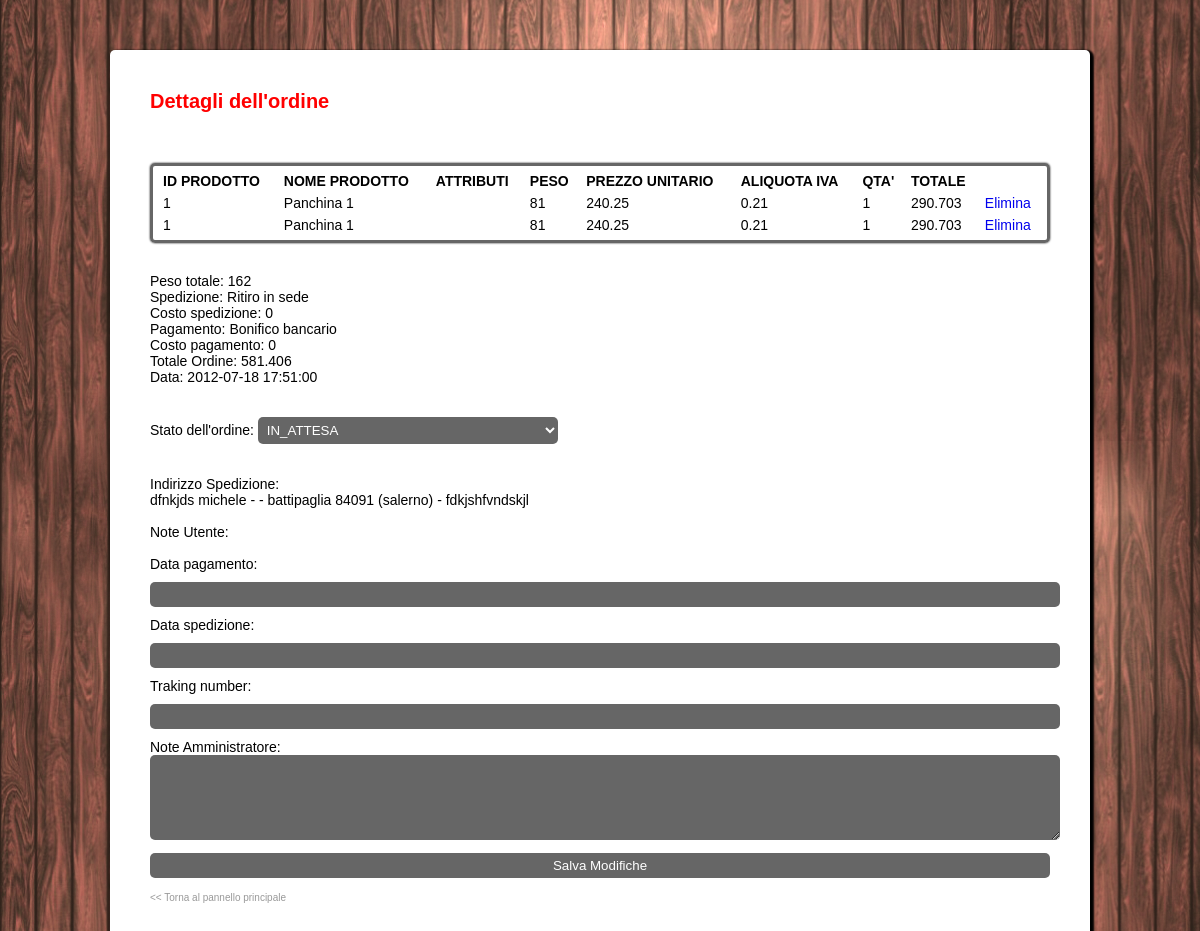
Page /administrator/edit_ordine.php?id=2 on the committed database.
### tables this page shows
CREATE TABLE IF NOT EXISTS `ordini_items` (
  `id_ordine_item` int(10) unsigned NOT NULL AUTO_INCREMENT,
  `id_ordine` int(10) unsigned NOT NULL,
  `id_prodotto` int(10) unsigned NOT NULL,
  `nome_prodotto` varchar(150) DEFAULT NULL,
  `descrizione_breve` text,
  `attributi` text,
  `prezzo_unitario` float DEFAULT NULL,
  `aliquota_iva` float DEFAULT NULL,
  `qta` float DEFAULT NULL,
  `prezzo_totale` float DEFAULT NULL,
  `peso` float DEFAULT NULL,
  `attivo` int(1) NOT NULL DEFAULT '1',
  PRIMARY KEY (`id_ordine_item`),
  KEY `fk_ordini_items_ordini1` (`id_ordine`)
);

CREATE TABLE IF NOT EXISTS `ordini` (
  `id_ordine` int(10) unsigned NOT NULL AUTO_INCREMENT,
  `id_utente` int(10) unsigned NOT NULL,
  `data` datetime NOT NULL,
  `codice_spedizione` varchar(20) NOT NULL,
  `indirizzo_spedizione` text NOT NULL,
  `costo_spedizione` float NOT NULL,
  `codice_pagamento` varchar(20) NOT NULL,
  `costo_pagamento` float NOT NULL,
  `indirizzo_ip` varchar(20) NOT NULL,
  `note` text,
  `note_admin` text,
  `data_pagamento` date DEFAULT NULL,
  `data_spedizione` date DEFAULT NULL,
  `traking_number` varchar(250) DEFAULT NULL,
  `stato_ordine` varchar(15) NOT NULL,
  PRIMARY KEY (`id_ordine`)
);

### common/dbmanager.php (called while the page is built, shortened)
<?php
class dbManager{
        private $user = 'mev';
	private $pass = 'mev';
	private $db_name = 'mev';
	private $host = 'localhost';
	private $connection = NULL;
	function __construct() {
            $this->connection = new mysqli($this->host, $this->user, $this->pass, $this->db_name);
	}
        function get_ordine( $id_ordine ){
            $toReturn = false;
            $sql = "SELECT * FROM ordini WHERE id_ordine = $id_ordine LIMIT 1";
            if( ($result = $this->connection->query($sql)) && ( $this->connection->affected_rows>0 ) ){
                $riga = mysqli_fetch_array($result);
                $toReturn=$riga;
            }
            return $toReturn;
        }
        function lista_item_ordine($id_ordine){
            $sql = "SELECT * FROM `ordini_items` WHERE id_ordine = $id_ordine ";
            $toReturn=NULL;
            $indice=0;
            if( ($risultato = $this->connection->query($sql)) && ($this->connection->affected_rows>0) ){
                while ( $riga = mysqli_fetch_assoc($risultato) ){
                    $toReturn[$indice]=$riga;
                    $indice++;
                }
            }
            return $toReturn;
        }
}
?>

### common/spedizioni.php (called while the page is built, shortened)
<?php
$spedizioni = array();
$corriere['sigla'] = 'express';
$corriere['nome'] = 'Corriere Espresso';
$spedizioni[] = $corriere;
$ritiro['sigla'] = 'ritiro';
$ritiro['nome'] = 'Ritiro in sede';
$spedizioni[] = $ritiro;
?>

### common/pagamenti.php (called while the page is built, shortened)
<?php
$pagamenti = array();
$bonifico['sigla'] = 'BB';
$bonifico['nome'] = 'Bonifico bancario';
$pagamenti[] = $bonifico;
$paypal['sigla'] = 'PP';
$paypal['nome'] = 'PayPal';
$pagamenti[] = $paypal;
$contrassegno['sigla'] = 'C';
$contrassegno['nome'] = 'Contrassegno ( € 5 )';
$pagamenti[] = $contrassegno;
?>

### administrator/edit_ordine.php (the view, shortened to what this page needs)
<?php
include_once '../common/dbmanager.php';
if(empty($managerSql)){
    $managerSql = new dbManager();
}
$ordine = $managerSql->get_ordine($_GET['id']);
?>
<!DOCTYPE html PUBLIC "-//W3C//DTD XHTML 1.1//EN" "http://www.w3.org/TR/xhtml11/DTD/xhtml11.dtd">
<html xmlns="http://www.w3.org/1999/xhtml">
<head>
<link rel="stylesheet" type="text/css" href="style.css" media="screen" />
</head>
<body>
	<div class="page">
    <h1>Dettagli dell'ordine</h1>
    <form name="ordine" method="post" action="<?php echo "{$_SERVER['PHP_SELF']}?id={$ordine['id_ordine']}" ?>">
        <table class="table2">
            <tr>
                <th>ID PRODOTTO</th>
                <th>NOME PRODOTTO</th>
                <th>ATTRIBUTI</th>
                <th>PESO</th>
                <th>PREZZO UNITARIO</th>
                <th>ALIQUOTA IVA</th>
                <th>QTA'</th>
                <th>TOTALE</th>
                <th>&nbsp;</th>
            </tr>
        <?php
        $items = $managerSql->lista_item_ordine($ordine['id_ordine']);
        $totale = 0;
        $peso_totale = 0;
        for($j=0; $j<count($items); $j++){
            $item =$items[$j];
            if($item['attivo']==1){
                $totale += $item['prezzo_totale'];
                $peso_totale += ($item['peso']*$item['qta']);
                $txt_azione = "<a href=\"edit_item_ordine.php?id={$item['id_ordine_item']}&act=1\" onclick=\"javascript: return confirm('Sei sicuro di voler eliminare l\'item?');\">Elimina</a>";
            }else{
                $txt_azione = "<a href=\"edit_item_ordine.php?id={$item['id_ordine_item']}&act=2\" onclick=\"javascript: return confirm('Sei sicuro di voler ripristinare l\'item?');\">Ripristina</a>";
            }
            $style='';
            echo "<tr $style>
                    <td>{$item['id_prodotto']}</td>
                    <td>{$item['nome_prodotto']}</td>
                    <td>{$item['attributi']}</td>
                    <td>{$item['peso']}</td>
                    <td>{$item['prezzo_unitario']}</td>
                    <td>{$item['aliquota_iva']}</td>
                    <td>{$item['qta']}</td>
                    <td>{$item['prezzo_totale']}</td>
                    <td>$txt_azione</td>
                </tr>";
        }
        ?>
        </table>
        <?php
        include '../common/spedizioni.php';
        foreach ($spedizioni as $spedizione) {
            if($spedizione['sigla'] == $ordine['codice_spedizione'])
                $txt_spedizione = $spedizione['nome'];
        }
        $totale += $ordine['costo_spedizione'];
        ?>
        <p>Peso totale: <?php echo $peso_totale; ?></p>
        <p>Spedizione: <?php echo $txt_spedizione; ?> <br/>
        Costo spedizione: <?php echo $ordine['costo_spedizione'] ?></p>
        <?php
        include '../common/pagamenti.php';
        foreach ($pagamenti as $pagamento) {
            if($pagamento['sigla'] == $ordine['codice_pagamento'])
                $txt_pagamento = $pagamento['nome'];
        }
        $totale += $ordine['costo_pagamento'];
        ?>
        <p>Pagamento: <?php echo $txt_pagamento ?><br/>
        Costo pagamento: <?php echo $ordine['costo_pagamento'] ?></p>
        <p>Totale Ordine: <?php echo $totale ?> </p>
        <p>Data: <?php echo $ordine['data'] ?> <br/>
        <br /><br />
        Stato dell'ordine: <?php
        $i_a = $p = $s = $c = '';
        ?>
        <select name="stato_ordine" id="stato_ordine">
            <option <?php echo $i_a; ?> >IN_ATTESA</option>
        </select>
        <br /><br /><br />
        Indirizzo Spedizione: <br />
		  	<p><?php echo $ordine['indirizzo_spedizione'] ?></p></p>
			<br />
        <p>Note Utente:<br/>
        <?php
        $txt_split = explode('\n', $ordine['note']);
        $ordine['note'] = implode('<br/>', $txt_split);
        ?>
        </p>
        <br />
		  <p>Data pagamento: <input type="text" name="data_pagamento" id="data_pagamento" value="<?php echo htmlspecialchars($ordine['data_pagamento']); ?>" /></p>
        <p>Data spedizione: <input type="text" name="data_spedizione" id="data_spedizione" value="<?php echo htmlspecialchars($ordine['data_spedizione']); ?>"/> <br/>
            Traking number: <input type="text" name="traking_number" id="traking_number" value="<?php echo htmlspecialchars($ordine['traking_number']); ?>"/> </p>
        <p>
            Note Amministratore:<br/>
            <textarea name="note_admin" id="note_admin" rows="5" cols="45"><?php echo htmlspecialchars($ordine['note_admin']); ?></textarea>
        </p>
        <p><input type="submit" name="salva" id="salva" value="Salva Modifiche"/> </p>
    </form>
 		<a style="font-size:10px; color:#999;" href="admin.php">&lt;&lt; Torna al pannello principale</a>
    </body>
</html>

### administrator/style.css (style rules this page uses)
* { margin:0; padding:0; border:0; text-decoration:none; background-color:transparent; }
body { margin:0; padding:0; border:0; text-decoration:none; background: url(../image/bkg_content.png) repeat; }
.page { width: 900px; height: auto; padding: 40px 40px 40px 40px; margin-left: auto; margin-right: auto; margin-bottom: 20px; margin-top: 50px; background: #fff; color: #000; font-family: Arial, Helvetica, sans-serif; font-size: 14px; border-radius: 5px; -moz-border-radius: 5px; -webkit-border-radius: 5px; border: 0px solid #000000; -webkit-box-shadow: 2px 2px 2px 2px ; box-shadow: 2px 2px 2px 2px ; }
h1 { color: #F00; font-family: Arial, Helvetica, sans-serif; font-size: 20px; font-weight: bold; margin: 0 0 20px 0; }
table { width:900px; padding:10px 10px 10px 10px; border: solid 5px #666666; margin: 50px auto 30px auto; text-align: left !important; -webkit-box-shadow: 0px 0px 2px ; box-shadow: 0px 0px 2px ; border-radius: 5px; -moz-border-radius: 5px; -webkit-border-radius: 5px; }
.table2 { width:100% !important; padding:3px 3px 3px 3px !important; border: solid 3px #666666 !important; margin: 50px auto 30px auto; text-align: left !important; -webkit-box-shadow: 0px 0px 2px ; box-shadow: 0px 0px 2px ; border-radius: 5px; -moz-border-radius: 5px; -webkit-border-radius: 5px; }
.table2 tr, .table2 td, .table2 th { padding: 2px 5px 2px 5px; margin:0px 0px 0px 0px; border:0px solid; -webkit-transition: all 400ms cubic-bezier(0.185, 1, 0.480, 1); -webkit-transition: all 400ms cubic-bezier(0.185, 1.085, 0.480, 1.190); -moz-transition: all 400ms cubic-bezier(0.185, 1.085, 0.480, 1.190); -ms-transition: all 400ms cubic-bezier(0.185, 1.085, 0.480, 1.190); -o-transition: all 400ms cubic-bezier(0.185, 1.085, 0.480, 1.190); transition: all 400ms cubic-bezier(0.185, 1.085, 0.480, 1.190); }
tr, td, th { padding: 5px 25px 5px 25px; margin:0px 0px 0px 0px; border:0px solid; -webkit-transition: all 400ms cubic-bezier(0.185, 1, 0.480, 1); -webkit-transition: all 400ms cubic-bezier(0.185, 1.085, 0.480, 1.190); -moz-transition: all 400ms cubic-bezier(0.185, 1.085, 0.480, 1.190); -ms-transition: all 400ms cubic-bezier(0.185, 1.085, 0.480, 1.190); -o-transition: all 400ms cubic-bezier(0.185, 1.085, 0.480, 1.190); transition: all 400ms cubic-bezier(0.185, 1.085, 0.480, 1.190); }
input { width: 100%; margin: 10px 0 10px 0; padding: 5px 5px 5px 5px; color: #FFF; background: #666; border-radius: 5px; -moz-border-radius: 5px; -webkit-border-radius: 5px; border: 0px solid #000000; -webkit-box-shadow: 2px 2px 2px 2px ; box-shadow: 2px 2px 2px 2px -webkit-transition: all 400ms cubic-bezier(0.185, 1, 0.480, 1); -webkit-transition: all 400ms cubic-bezier(0.185, 1.085, 0.480, 1.190); -moz-transition: all 400ms cubic-bezier(0.185, 1.085, 0.480, 1.190); -ms-transition: all 400ms cubic-bezier(0.185, 1.085, 0.480, 1.190); -o-transition: all 400ms cubic-bezier(0.185, 1.085, 0.480, 1.190); transition: all 400ms cubic-bezier(0.185, 1.085, 0.480, 1.190); }
textarea { width: 100%; padding: 5px 5px 5px 5px; color: #FFF; background: #666; border-radius: 5px; -moz-border-radius: 5px; -webkit-border-radius: 5px; border: 0px solid #000000; -webkit-box-shadow: 2px 2px 2px 2px ; box-shadow: 2px 2px 2px 2px }
select { width: 300px; padding: 5px 5px 5px 5px; color: #FFF; background: #666; border-radius: 5px; -moz-border-radius: 5px; -webkit-border-radius: 5px; border: 0px solid #000000; -webkit-box-shadow: 2px 2px 2px 2px ; box-shadow: 2px 2px 2px 2px -webkit-transition: all 400ms cubic-bezier(0.185, 1, 0.480, 1); -webkit-transition: all 400ms cubic-bezier(0.185, 1.085, 0.480, 1.190); -moz-transition: all 400ms cubic-bezier(0.185, 1.085, 0.480, 1.190); -ms-transition: all 400ms cubic-bezier(0.185, 1.085, 0.480, 1.190); -o-transition: all 400ms cubic-bezier(0.185, 1.085, 0.480, 1.190); transition: all 400ms cubic-bezier(0.185, 1.085, 0.480, 1.190); }

### rows in the picture
ordini_items: id_prodotto "1", nome_prodotto "Panchina 1", peso "81", prezzo_unitario "240.25", aliquota_iva "0.21", qta "1", prezzo_totale "290.703"
ordini_items: id_prodotto "1", nome_prodotto "Panchina 1", peso "81", prezzo_unitario "240.25", aliquota_iva "0.21", qta "1", prezzo_totale "290.703"
ordini: costo_spedizione "0", costo_pagamento "0", data "2012-07-18 17:51:00", indirizzo_spedizione "dfnkjds michele - - battipaglia 84091 (salerno) - fdkjshfvndskjl"

### other values in the picture
$peso_totale "162"
$txt_spedizione "Ritiro in sede"
$txt_pagamento "Bonifico bancario"
$totale "581.406"
